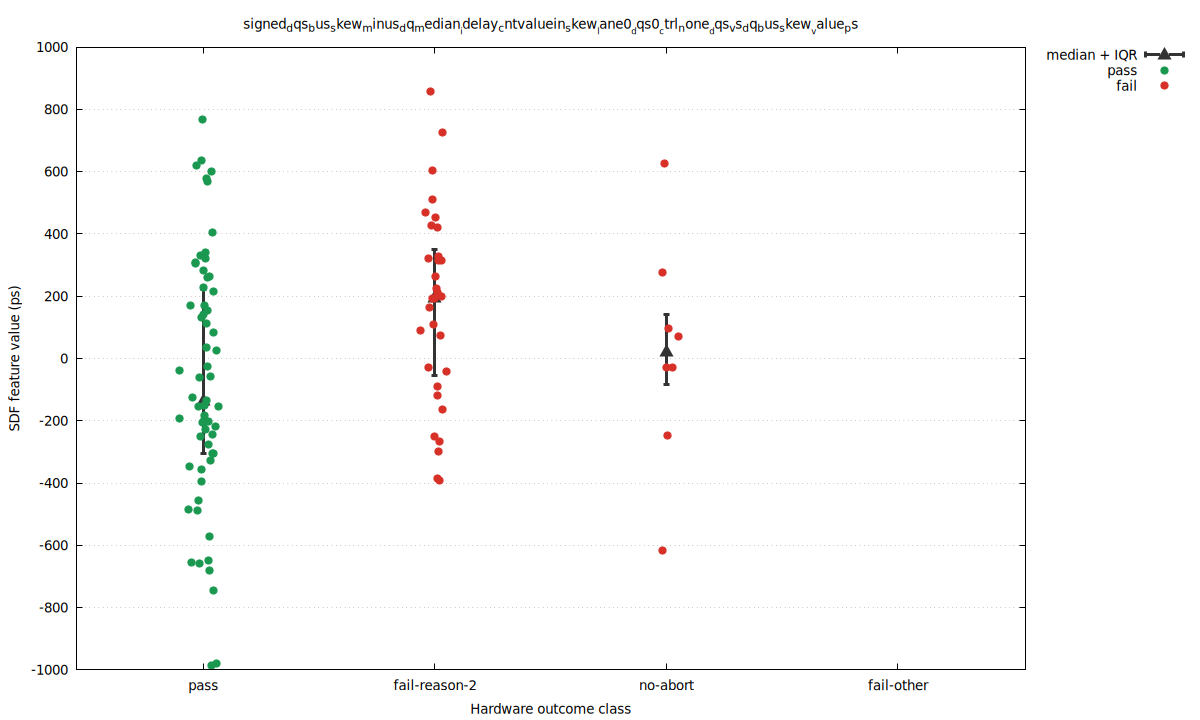

Write the gnuplot code that produced this figure.
set terminal pngcairo size 1200,720 enhanced font 'DejaVu Sans,10'
set output 'baseline_abort2_vs_pass_skew_signed_dqs_bus_skew_minus_dq_median_idelay_cntvaluein_skew_lane0_dqs0_ctrl_none_d.png'
set datafile separator comma
set key outside right top
set grid ytics
set xrange [0.45:4.55]
set xtics ('pass' 1, 'fail-reason-2' 2, 'no-abort' 3, 'fail-other' 4)
set xlabel 'Hardware outcome class'
set ylabel 'SDF feature value (ps)'
set title 'signed_dqs_bus_skew_minus_dq_median__idelay_cntvaluein_skew__lane0__dqs0__ctrl_none__dqs_vs_dq_bus_skew__value_ps'
plot \
  'baseline_abort2_vs_pass_skew_signed_dqs_bus_skew_minus_dq_median_idelay_cntvaluein_skew_lane0_dqs0_ctrl_none_d.summary.dat' using 1:4:3:5 with yerrorbars pt 9 ps 1.5 lw 3 lc rgb '#333333' title 'median + IQR', \
  'baseline_abort2_vs_pass_skew_signed_dqs_bus_skew_minus_dq_median_idelay_cntvaluein_skew_lane0_dqs0_ctrl_none_d.dat' using 1:4 with points pt 7 ps 1.2 lc rgb '#1a9850' title 'pass', \
  'baseline_abort2_vs_pass_skew_signed_dqs_bus_skew_minus_dq_median_idelay_cntvaluein_skew_lane0_dqs0_ctrl_none_d.dat' using 1:5 with points pt 7 ps 1.2 lc rgb '#d73027' title 'fail'
